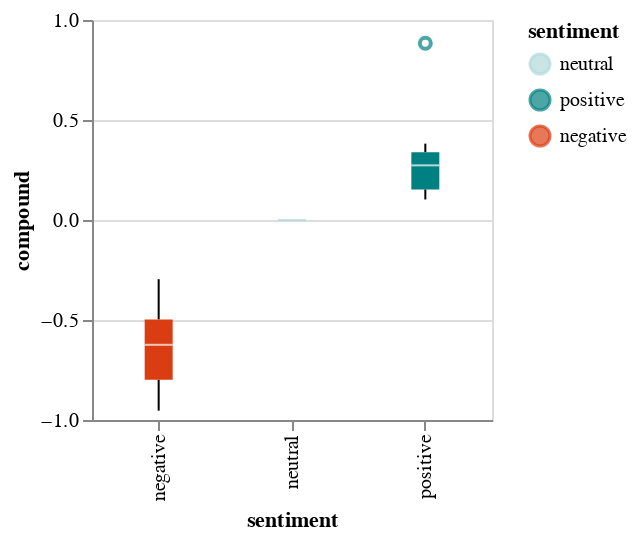

Notebook cell for this chart:
### Code cell
alt.Chart(df).mark_boxplot().encode(
    x=alt.X('sentiment'),
    y=alt.Y('compound'),
    color=alt.Color('sentiment', scale=alt.Scale(domain=domain, range=range_))
).properties(
    width=200,
    height=200
)

### Figure 1 — Vega-Lite specification as saved in the notebook (floating-point values rounded to 4 significant figures)
{"config": {"view": {"continuousWidth": 400, "continuousHeight": 300}}, "data": {"name": "data-d6fc5594b07ed1bfc742b9158994b94d"}, "mark": "boxplot", "encoding": {"color": {"field": "sentiment", "scale": {"domain": ["neutral", "positive", "negative"], "range": ["#b2d8d8", "#008080", "#db3d13"]}, "type": "nominal"}, "x": {"field": "sentiment", "type": "nominal"}, "y": {"field": "compound", "type": "quantitative"}}, "height": 200, "width": 200, "$schema": "https://vega.github.io/schema/vega-lite/v4.17.0.json", "datasets": {"data-d6fc5594b07ed1bfc742b9158994b94d": [{"text": "the body of missing princeton university student misrach ewunetie has been found. https://t.co/66wv0od5ut", "created_at": "2022-10-20T19:58:17+00:00", "text_token": "['the', 'body', 'of', 'missing', 'princeton', 'university', 'student', 'misrach', 'ewunetie', 'has', 'been', 'found', 'https', 't', 'co', '66wv0od5ut']", "text_token_s": "['body', 'missing', 'princeton', 'university', 'student', 'misrach', 'ewunetie', 'found', '66wv0od5ut']", "text_si": "body missing princeton university student misrach ewunetie found 66wv0od5ut", "text_sil": "body missing princeton university student misrach ewunetie found 66wv0od5ut", "neg": 0.216, "neu": 0.784, "pos": 0.0, "compound": -0.296, "sentiment": "negative", "Year": 2022, "Month": 10, "Day": 20, "DOY": 293, "Date": "2022-10-20T00:00:00"}, {"text": "uk prime minister liz truss quits after a disastrous six weeks in office, putting her on course to be britain's shortest-serving leader https://t.co/0o0xqscrxi", "created_at": "2022-10-20T12:37:10+00:00", "text_token": "['uk', 'prime', 'minister', 'liz', 'truss', 'quits', 'after', 'a', 'disastrous', 'six', 'weeks', 'in', 'office', 'putting', 'her', 'on', 'course', 'to', 'be', 'britain', 's', 'shortest', 'serving', 'leader', 'https', 't', 'co', '0o0xqscrxi']", "text_token_s": "['uk', 'prime', 'minister', 'liz', 'truss', 'quits', 'disastrous', 'six', 'weeks', 'office', 'putting', 'course', 'britain', 'shortest', 'serving', 'leader', '0o0xqscrxi']", "text_si": "prime minister liz truss quits disastrous six weeks office putting course britain shortest serving leader 0o0xqscrxi", "text_sil": "prime minister liz truss quits disastrous six weeks office putting course britain shortest serving leader 0o0xqscrxi", "neg": 0.206, "neu": 0.794, "pos": 0.0, "compound": -0.5994, "sentiment": "negative", "Year": 2022, "Month": 10, "Day": 20, "DOY": 293, "Date": "2022-10-20T00:00:00"}, {"text": "trump weighs letting federal agents return to mar-a-lago, potentially for a supervised search, as the government seeks to ensure all docs are returned. https://t.co/ppjifj2qqq", "created_at": "2022-10-19T23:03:37+00:00", "text_token": "['trump', 'weighs', 'letting', 'federal', 'agents', 'return', 'to', 'mar', 'a', 'lago', 'potentially', 'for', 'a', 'supervised', 'search', 'as', 'the', 'government', 'seeks', 'to', 'ensure', 'all', 'docs', 'are', 'returned', 'https', 't', 'co', 'ppjifj2qqq']", "text_token_s": "['trump', 'weighs', 'letting', 'federal', 'agents', 'return', 'mar', 'lago', 'potentially', 'supervised', 'search', 'government', 'seeks', 'ensure', 'docs', 'returned', 'ppjifj2qqq']", "text_si": "trump weighs letting federal agents return mar lago potentially supervised search government seeks ensure docs returned ppjifj2qqq", "text_sil": "trump weighs letting federal agents return mar lago potentially supervised search government seeks ensure docs returned ppjifj2qqq", "neg": 0.0, "neu": 0.86, "pos": 0.14, "compound": 0.3818, "sentiment": "positive", "Year": 2022, "Month": 10, "Day": 19, "DOY": 292, "Date": "2022-10-19T00:00:00"}, {"text": "britain's home secretary suella braverman quits, throwing the government of embattled prime minister liz truss into further turmoil. https://t.co/xizzmajsao", "created_at": "2022-10-19T16:17:29+00:00", "text_token": "['britain', 's', 'home', 'secretary', 'suella', 'braverman', 'quits', 'throwing', 'the', 'government', 'of', 'embattled', 'prime', 'minister', 'liz', 'truss', 'into', 'further', 'turmoil', 'https', 't', 'co', 'xizzmajsao']", "text_token_s": "['britain', 'home', 'secretary', 'suella', 'braverman', 'quits', 'throwing', 'government', 'embattled', 'prime', 'minister', 'liz', 'truss', 'turmoil', 'xizzmajsao']", "text_si": "britain home secretary suella braverman quits throwing government embattled prime minister liz truss turmoil xizzmajsao", "text_sil": "britain home secretary suella braverman quits throwing government embattled prime minister liz truss turmoil xizzmajsao", "neg": 0.152, "neu": 0.848, "pos": 0.0, "compound": -0.3612, "sentiment": "negative", "Year": 2022, "Month": 10, "Day": 19, "DOY": 292, "Date": "2022-10-19T00:00:00"}, {"text": "russian president vladimir putin signs a decree introducing martial law in four ukrainian regions that moscow recently claimed to have annexed https://t.co/i4d4skhrge", "created_at": "2022-10-19T12:02:15+00:00", "text_token": "['russian', 'president', 'vladimir', 'putin', 'signs', 'a', 'decree', 'introducing', 'martial', 'law', 'in', 'four', 'ukrainian', 'regions', 'that', 'moscow', 'recently', 'claimed', 'to', 'have', 'annexed', 'https', 't', 'co', 'i4d4skhrge']", "text_token_s": "['russian', 'president', 'vladimir', 'putin', 'signs', 'decree', 'introducing', 'martial', 'law', 'four', 'ukrainian', 'regions', 'moscow', 'recently', 'claimed', 'annexed', 'i4d4skhrge']", "text_si": "russian president vladimir putin signs decree introducing martial law four ukrainian regions moscow recently claimed annexed i4d4skhrge", "text_sil": "russian president vladimir putin signs decree introducing martial law four ukrainian regions moscow recently claimed annexed i4d4skhrge", "neg": 0.0, "neu": 1.0, "pos": 0.0, "compound": 0.0, "sentiment": "neutral", "Year": 2022, "Month": 10, "Day": 19, "DOY": 292, "Date": "2022-10-19T00:00:00"}, {"text": "rising food and housing costs drove uk inflation back to a 40-year high of 10.1% in september https://t.co/rzcvzuvhap", "created_at": "2022-10-19T09:04:45+00:00", "text_token": "['rising', 'food', 'and', 'housing', 'costs', 'drove', 'uk', 'inflation', 'back', 'to', 'a', '40', 'year', 'high', 'of', '10', '1', 'in', 'september', 'https', 't', 'co', 'rzcvzuvhap']", "text_token_s": "['rising', 'food', 'housing', 'costs', 'drove', 'uk', 'inflation', 'back', '40', 'year', 'high', '10', '1', 'september', 'rzcvzuvhap']", "text_si": "rising food housing costs drove inflation back year high september rzcvzuvhap", "text_sil": "rising food housing costs drove inflation back year high september rzcvzuvhap", "neg": 0.0, "neu": 1.0, "pos": 0.0, "compound": 0.0, "sentiment": "neutral", "Year": 2022, "Month": 10, "Day": 19, "DOY": 292, "Date": "2022-10-19T00:00:00"}, {"text": "jury finds paul flores guilty of first-degree murder in the death of kristin smart. his father was found not guilty of being an accessory to the murder. https://t.co/kiypga2ytv", "created_at": "2022-10-18T21:35:05+00:00", "text_token": "['jury', 'finds', 'paul', 'flores', 'guilty', 'of', 'first', 'degree', 'murder', 'in', 'the', 'death', 'of', 'kristin', 'smart', 'his', 'father', 'was', 'found', 'not', 'guilty', 'of', 'being', 'an', 'accessory', 'to', 'the', 'murder', 'https', 't', 'co', 'kiypga2ytv']", "text_token_s": "['jury', 'finds', 'paul', 'flores', 'guilty', 'first', 'degree', 'murder', 'death', 'kristin', 'smart', 'father', 'found', 'guilty', 'accessory', 'murder', 'kiypga2ytv']", "text_si": "jury finds paul flores guilty first degree murder death kristin smart father found guilty accessory murder kiypga2ytv", "text_sil": "jury finds paul flores guilty first degree murder death kristin smart father found guilty accessory murder kiypga2ytv", "neg": 0.58, "neu": 0.337, "pos": 0.083, "compound": -0.9531, "sentiment": "negative", "Year": 2022, "Month": 10, "Day": 18, "DOY": 291, "Date": "2022-10-18T00:00:00"}, {"text": "russian expat who was the main source for infamous trump dossier is acquitted of lying to the fbi, an embarrassing defeat for special counsel durham\nhttps://t.co/vu0cacf8zn", "created_at": "2022-10-18T20:29:03+00:00", "text_token": "['russian', 'expat', 'who', 'was', 'the', 'main', 'source', 'for', 'infamous', 'trump', 'dossier', 'is', 'acquitted', 'of', 'lying', 'to', 'the', 'fbi', 'an', 'embarrassing', 'defeat', 'for', 'special', 'counsel', 'durham', 'https', 't', 'co', 'vu0cacf8zn']", "text_token_s": "['russian', 'expat', 'main', 'source', 'infamous', 'trump', 'dossier', 'acquitted', 'lying', 'fbi', 'embarrassing', 'defeat', 'special', 'counsel', 'durham', 'vu0cacf8zn']", "text_si": "russian expat main source infamous trump dossier acquitted lying fbi embarrassing defeat special counsel durham vu0cacf8zn", "text_sil": "russian expat main source infamous trump dossier acquitted lying fbi embarrassing defeat special counsel durham vu0cacf8zn", "neg": 0.364, "neu": 0.445, "pos": 0.19, "compound": -0.6486, "sentiment": "negative", "Year": 2022, "Month": 10, "Day": 18, "DOY": 291, "Date": "2022-10-18T00:00:00"}, {"text": "a pilot and passenger are dead after a plane crashed into a car dealership lot near marietta, ohio. authorities say no one on the ground was injured https://t.co/xoyydu8lb6", "created_at": "2022-10-18T16:00:21+00:00", "text_token": "['a', 'pilot', 'and', 'passenger', 'are', 'dead', 'after', 'a', 'plane', 'crashed', 'into', 'a', 'car', 'dealership', 'lot', 'near', 'marietta', 'ohio', 'authorities', 'say', 'no', 'one', 'on', 'the', 'ground', 'was', 'injured', 'https', 't', 'co', 'xoyydu8lb6']", "text_token_s": "['pilot', 'passenger', 'dead', 'plane', 'crashed', 'car', 'dealership', 'lot', 'near', 'marietta', 'ohio', 'authorities', 'say', 'one', 'ground', 'injured', 'xoyydu8lb6']", "text_si": "pilot passenger dead plane crashed car dealership lot near marietta ohio authorities say one ground injured xoyydu8lb6", "text_sil": "pilot passenger dead plane crashed car dealership lot near marietta ohio authorities say one ground injured xoyydu8lb6", "neg": 0.318, "neu": 0.682, "pos": 0.0, "compound": -0.7906, "sentiment": "negative", "Year": 2022, "Month": 10, "Day": 18, "DOY": 291, "Date": "2022-10-18T00:00:00"}, {"text": "ukraine's president zelensky says 30% of the country's power stations have been destroyed in russia's latest round of attacks https://t.co/dy8rz68qm8", "created_at": "2022-10-18T10:33:29+00:00", "text_token": "['ukraine', 's', 'president', 'zelensky', 'says', '30', 'of', 'the', 'country', 's', 'power', 'stations', 'have', 'been', 'destroyed', 'in', 'russia', 's', 'latest', 'round', 'of', 'attacks', 'https', 't', 'co', 'dy8rz68qm8']", "text_token_s": "['ukraine', 'president', 'zelensky', 'says', '30', 'country', 'power', 'stations', 'destroyed', 'russia', 'latest', 'round', 'attacks', 'dy8rz68qm8']", "text_si": "ukraine president zelensky says country power stations destroyed russia latest round attacks dy8rz68qm8", "text_sil": "ukraine president zelensky says country power stations destroyed russia latest round attacks dy8rz68qm8", "neg": 0.357, "neu": 0.643, "pos": 0.0, "compound": -0.7269, "sentiment": "negative", "Year": 2022, "Month": 10, "Day": 18, "DOY": 291, "Date": "2022-10-18T00:00:00"}, {"text": "president biden announces the formal launch of the student loan forgiveness application website https://t.co/qw0k3trl4b", "created_at": "2022-10-17T19:27:45+00:00", "text_token": "['president', 'biden', 'announces', 'the', 'formal', 'launch', 'of', 'the', 'student', 'loan', 'forgiveness', 'application', 'website', 'https', 't', 'co', 'qw0k3trl4b']", "text_token_s": "['president', 'biden', 'announces', 'formal', 'launch', 'student', 'loan', 'forgiveness', 'application', 'website', 'qw0k3trl4b']", "text_si": "president biden announces formal launch student loan forgiveness application website qw0k3trl4b", "text_sil": "president biden announces formal launch student loan forgiveness application website qw0k3trl4b", "neg": 0.0, "neu": 0.826, "pos": 0.174, "compound": 0.2732, "sentiment": "positive", "Year": 2022, "Month": 10, "Day": 17, "DOY": 290, "Date": "2022-10-17T00:00:00"}, {"text": "a russian fighter jet has crashed into a residential building after taking off from a military airfield, state media reports https://t.co/reczia3ix3", "created_at": "2022-10-17T17:27:13+00:00", "text_token": "['a', 'russian', 'fighter', 'jet', 'has', 'crashed', 'into', 'a', 'residential', 'building', 'after', 'taking', 'off', 'from', 'a', 'military', 'airfield', 'state', 'media', 'reports', 'https', 't', 'co', 'reczia3ix3']", "text_token_s": "['russian', 'fighter', 'jet', 'crashed', 'residential', 'building', 'taking', 'military', 'airfield', 'state', 'media', 'reports', 'reczia3ix3']", "text_si": "russian fighter jet crashed residential building taking military airfield state media reports reczia3ix3", "text_sil": "russian fighter jet crashed residential building taking military airfield state media reports reczia3ix3", "neg": 0.0, "neu": 0.882, "pos": 0.118, "compound": 0.1531, "sentiment": "positive", "Year": 2022, "Month": 10, "Day": 17, "DOY": 290, "Date": "2022-10-17T00:00:00"}, {"text": "former president donald trump's company charged the secret service as much as $1,185 per night at its properties despite claims they'd stay free or \"at cost,\" house panel says https://t.co/v69rtpyzsq", "created_at": "2022-10-17T16:31:30+00:00", "text_token": "['former', 'president', 'donald', 'trump', 's', 'company', 'charged', 'the', 'secret', 'service', 'as', 'much', 'as', '1', '185', 'per', 'night', 'at', 'its', 'properties', 'despite', 'claims', 'they', 'd', 'stay', 'free', 'or', 'at', 'cost', 'house', 'panel', 'says', 'https', 't', 'co', 'v69rtpyzsq']", "text_token_s": "['former', 'president', 'donald', 'trump', 'company', 'charged', 'secret', 'service', 'much', '1', '185', 'per', 'night', 'properties', 'despite', 'claims', 'stay', 'free', 'cost', 'house', 'panel', 'says', 'v69rtpyzsq']", "text_si": "former president donald trump company charged secret service much 185 per night properties despite claims stay free cost house panel says v69rtpyzsq", "text_sil": "former president donald trump company charged secret service much 185 per night properties despite claims stay free cost house panel says v69rtpyzsq", "neg": 0.184, "neu": 0.816, "pos": 0.0, "compound": -0.5426, "sentiment": "negative", "Year": 2022, "Month": 10, "Day": 17, "DOY": 290, "Date": "2022-10-17T00:00:00"}, {"text": "steve bannon sentencing recommendation seeks six months in prison plus $200,000 in fines for contempt of congress conviction\nhttps://t.co/qq4l6vlou5", "created_at": "2022-10-17T13:08:39+00:00", "text_token": "['steve', 'bannon', 'sentencing', 'recommendation', 'seeks', 'six', 'months', 'in', 'prison', 'plus', '200', '000', 'in', 'fines', 'for', 'contempt', 'of', 'congress', 'conviction', 'https', 't', 'co', 'qq4l6vlou5']", "text_token_s": "['steve', 'bannon', 'sentencing', 'recommendation', 'seeks', 'six', 'months', 'prison', 'plus', '200', '000', 'fines', 'contempt', 'congress', 'conviction', 'qq4l6vlou5']", "text_si": "steve bannon sentencing recommendation seeks six months prison plus 200 000 fines contempt congress conviction qq4l6vlou5", "text_sil": "steve bannon sentencing recommendation seeks six months prison plus 200 000 fines contempt congress conviction qq4l6vlou5", "neg": 0.401, "neu": 0.599, "pos": 0.0, "compound": -0.8271, "sentiment": "negative", "Year": 2022, "Month": 10, "Day": 17, "DOY": 290, "Date": "2022-10-17T00:00:00"}, {"text": "blasts were heard in the ukrainian capital as a result of apparent russian missile strikes on monday morning. follow live updates.\nhttps://t.co/h0p9xux3wk", "created_at": "2022-10-17T05:12:01+00:00", "text_token": "['blasts', 'were', 'heard', 'in', 'the', 'ukrainian', 'capital', 'as', 'a', 'result', 'of', 'apparent', 'russian', 'missile', 'strikes', 'on', 'monday', 'morning', 'follow', 'live', 'updates', 'https', 't', 'co', 'h0p9xux3wk']", "text_token_s": "['blasts', 'heard', 'ukrainian', 'capital', 'result', 'apparent', 'russian', 'missile', 'strikes', 'monday', 'morning', 'follow', 'live', 'updates', 'h0p9xux3wk']", "text_si": "blasts heard ukrainian capital result apparent russian missile strikes monday morning follow live updates h0p9xux3wk", "text_sil": "blasts heard ukrainian capital result apparent russian missile strikes monday morning follow live updates h0p9xux3wk", "neg": 0.152, "neu": 0.848, "pos": 0.0, "compound": -0.3612, "sentiment": "negative", "Year": 2022, "Month": 10, "Day": 17, "DOY": 290, "Date": "2022-10-17T00:00:00"}, {"text": "authorities in central california have arrested a man in connection with a series of killings that claimed the lives of six people https://t.co/nlzrnsmb11", "created_at": "2022-10-15T23:48:28+00:00", "text_token": "['authorities', 'in', 'central', 'california', 'have', 'arrested', 'a', 'man', 'in', 'connection', 'with', 'a', 'series', 'of', 'killings', 'that', 'claimed', 'the', 'lives', 'of', 'six', 'people', 'https', 't', 'co', 'nlzrnsmb11']", "text_token_s": "['authorities', 'central', 'california', 'arrested', 'man', 'connection', 'series', 'killings', 'claimed', 'lives', 'six', 'people', 'nlzrnsmb11']", "text_si": "authorities central california arrested man connection series killings claimed lives six people nlzrnsmb11", "text_sil": "authorities central california arrested man connection series killings claimed lives six people nlzrnsmb11", "neg": 0.409, "neu": 0.591, "pos": 0.0, "compound": -0.8225, "sentiment": "negative", "Year": 2022, "Month": 10, "Day": 15, "DOY": 288, "Date": "2022-10-15T00:00:00"}, {"text": "bruce sutter, a cy young award-winning relief pitcher and world series champion who pioneered the split-finger fastball, has died at 69. https://t.co/rdnsvno63v", "created_at": "2022-10-14T20:06:13+00:00", "text_token": "['bruce', 'sutter', 'a', 'cy', 'young', 'award', 'winning', 'relief', 'pitcher', 'and', 'world', 'series', 'champion', 'who', 'pioneered', 'the', 'split', 'finger', 'fastball', 'has', 'died', 'at', '69', 'https', 't', 'co', 'rdnsvno63v']", "text_token_s": "['bruce', 'sutter', 'cy', 'young', 'award', 'winning', 'relief', 'pitcher', 'world', 'series', 'champion', 'pioneered', 'split', 'finger', 'fastball', 'died', '69', 'rdnsvno63v']", "text_si": "bruce sutter young award winning relief pitcher world series champion pioneered split finger fastball died rdnsvno63v", "text_sil": "bruce sutter young award winning relief pitcher world series champion pioneered split finger fastball died rdnsvno63v", "neg": 0.126, "neu": 0.386, "pos": 0.488, "compound": 0.8834, "sentiment": "positive", "Year": 2022, "Month": 10, "Day": 14, "DOY": 287, "Date": "2022-10-14T00:00:00"}, {"text": "judge throws out one of five charges against igor danchenko, main source of trump-russia dossier, in major setback for special counsel durham's probe https://t.co/rhtcheq0ei", "created_at": "2022-10-14T19:39:52+00:00", "text_token": "['judge', 'throws', 'out', 'one', 'of', 'five', 'charges', 'against', 'igor', 'danchenko', 'main', 'source', 'of', 'trump', 'russia', 'dossier', 'in', 'major', 'setback', 'for', 'special', 'counsel', 'durham', 's', 'probe', 'https', 't', 'co', 'rhtcheq0ei']", "text_token_s": "['judge', 'throws', 'one', 'five', 'charges', 'igor', 'danchenko', 'main', 'source', 'trump', 'russia', 'dossier', 'major', 'setback', 'special', 'counsel', 'durham', 'probe', 'rhtcheq0ei']", "text_si": "judge throws one five charges igor danchenko main source trump russia dossier major setback special counsel durham probe rhtcheq0ei", "text_sil": "judge throws one five charges igor danchenko main source trump russia dossier major setback special counsel durham probe rhtcheq0ei", "neg": 0.096, "neu": 0.78, "pos": 0.124, "compound": 0.1531, "sentiment": "positive", "Year": 2022, "Month": 10, "Day": 14, "DOY": 287, "Date": "2022-10-14T00:00:00"}, {"text": "robbie coltrane, the actor who brought to life the lovable gamekeeper hagrid in the harry potter film franchise, died friday, according to his agent. https://t.co/prw2bt21ry https://t.co/cavfrexhri", "created_at": "2022-10-14T17:30:19+00:00", "text_token": "['robbie', 'coltrane', 'the', 'actor', 'who', 'brought', 'to', 'life', 'the', 'lovable', 'gamekeeper', 'hagrid', 'in', 'the', 'harry', 'potter', 'film', 'franchise', 'died', 'friday', 'according', 'to', 'his', 'agent', 'https', 't', 'co', 'prw2bt21ry', 'https', 't', 'co', 'cavfrexhri']", "text_token_s": "['robbie', 'coltrane', 'actor', 'brought', 'life', 'lovable', 'gamekeeper', 'hagrid', 'harry', 'potter', 'film', 'franchise', 'died', 'friday', 'according', 'agent', 'prw2bt21ry', 'cavfrexhri']", "text_si": "robbie coltrane actor brought life lovable gamekeeper hagrid harry potter film franchise died friday according agent prw2bt21ry cavfrexhri", "text_sil": "robbie coltrane actor brought life lovable gamekeeper hagrid harry potter film franchise died friday according agent prw2bt21ry cavfrexhri", "neg": 0.153, "neu": 0.678, "pos": 0.169, "compound": 0.1027, "sentiment": "positive", "Year": 2022, "Month": 10, "Day": 14, "DOY": 287, "Date": "2022-10-14T00:00:00"}, {"text": "former president trump has not said whether he will comply with a subpoena by the house select committee investigating the january 6, 2021, capitol hill insurrection https://t.co/0ynzmnguuw", "created_at": "2022-10-14T14:52:35+00:00", "text_token": "['former', 'president', 'trump', 'has', 'not', 'said', 'whether', 'he', 'will', 'comply', 'with', 'a', 'subpoena', 'by', 'the', 'house', 'select', 'committee', 'investigating', 'the', 'january', '6', '2021', 'capitol', 'hill', 'insurrection', 'https', 't', 'co', '0ynzmnguuw']", "text_token_s": "['former', 'president', 'trump', 'said', 'whether', 'comply', 'subpoena', 'house', 'select', 'committee', 'investigating', 'january', '6', '2021', 'capitol', 'hill', 'insurrection', '0ynzmnguuw']", "text_si": "former president trump said whether comply subpoena house select committee investigating january 2021 capitol hill insurrection 0ynzmnguuw", "text_sil": "former president trump said whether comply subpoena house select committee investigating january 2021 capitol hill insurrection 0ynzmnguuw", "neg": 0.0, "neu": 1.0, "pos": 0.0, "compound": 0.0, "sentiment": "neutral", "Year": 2022, "Month": 10, "Day": 14, "DOY": 287, "Date": "2022-10-14T00:00:00"}, {"text": "kwasi kwarteng has been fired as britain's chancellor just weeks into the job, a senior source inside downing street has confirmed to cnn.\n\nfollow live updates 👉 https://t.co/4ec7sm1ctv", "created_at": "2022-10-14T11:44:29+00:00", "text_token": "['kwasi', 'kwarteng', 'has', 'been', 'fired', 'as', 'britain', 's', 'chancellor', 'just', 'weeks', 'into', 'the', 'job', 'a', 'senior', 'source', 'inside', 'downing', 'street', 'has', 'confirmed', 'to', 'cnn', 'follow', 'live', 'updates', 'https', 't', 'co', '4ec7sm1ctv']", "text_token_s": "['kwasi', 'kwarteng', 'fired', 'britain', 'chancellor', 'weeks', 'job', 'senior', 'source', 'inside', 'downing', 'street', 'confirmed', 'cnn', 'follow', 'live', 'updates', '4ec7sm1ctv']", "text_si": "kwasi kwarteng fired britain chancellor weeks job senior source inside downing street confirmed cnn follow live updates 4ec7sm1ctv", "text_sil": "kwasi kwarteng fired britain chancellor weeks job senior source inside downing street confirmed cnn follow live updates 4ec7sm1ctv", "neg": 0.175, "neu": 0.825, "pos": 0.0, "compound": -0.5574, "sentiment": "negative", "Year": 2022, "Month": 10, "Day": 14, "DOY": 287, "Date": "2022-10-14T00:00:00"}, {"text": "kroger announces it's merging with albertsons in a $24.6 billion deal, creating one of the largest grocery store chains in the us https://t.co/s3fzgtffic", "created_at": "2022-10-14T11:40:16+00:00", "text_token": "['kroger', 'announces', 'it', 's', 'merging', 'with', 'albertsons', 'in', 'a', '24', '6', 'billion', 'deal', 'creating', 'one', 'of', 'the', 'largest', 'grocery', 'store', 'chains', 'in', 'the', 'us', 'https', 't', 'co', 's3fzgtffic']", "text_token_s": "['kroger', 'announces', 'merging', 'albertsons', '24', '6', 'billion', 'deal', 'creating', 'one', 'largest', 'grocery', 'store', 'chains', 'us', 's3fzgtffic']", "text_si": "kroger announces merging albertsons billion deal creating one largest grocery store chains s3fzgtffic", "text_sil": "kroger announces merging albertsons billion deal creating one largest grocery store chains s3fzgtffic", "neg": 0.0, "neu": 0.845, "pos": 0.155, "compound": 0.296, "sentiment": "positive", "Year": 2022, "Month": 10, "Day": 14, "DOY": 287, "Date": "2022-10-14T00:00:00"}]}}
